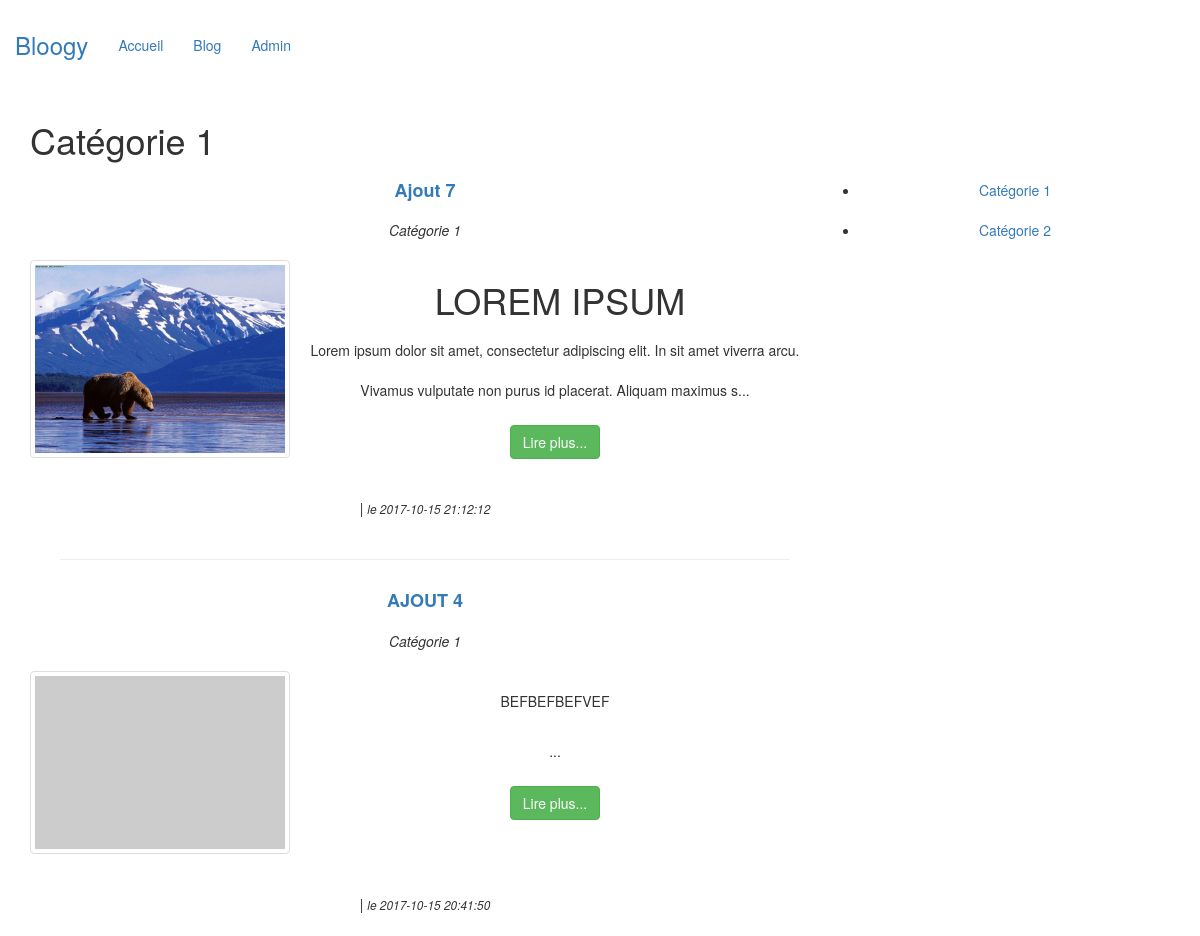
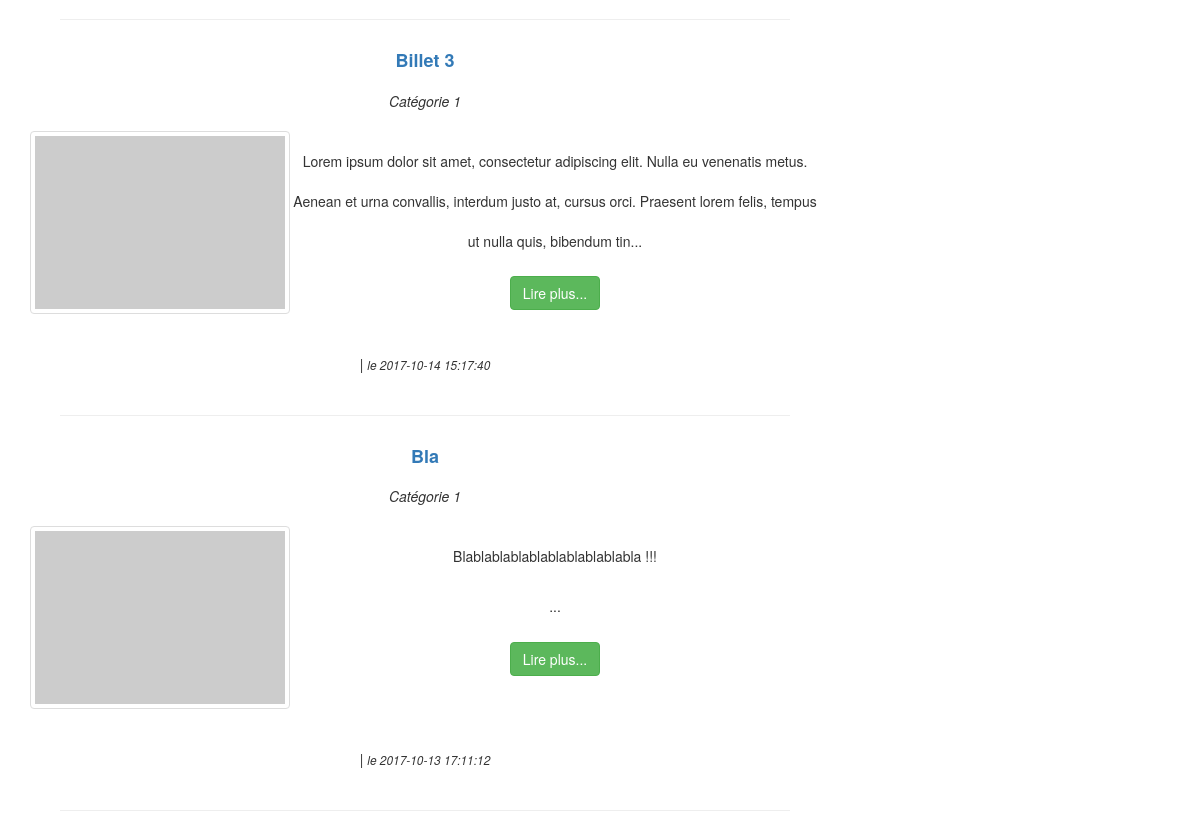
Page /index.php?p=posts.category&id=1 on the committed database (2 pictures, top to bottom).
### tables this page shows
CREATE TABLE IF NOT EXISTS `categories` (
  `id` int(11) NOT NULL AUTO_INCREMENT,
  `titre` mediumtext NOT NULL,
  PRIMARY KEY (`id`)
);

CREATE TABLE IF NOT EXISTS `articles` (
  `id` int(11) NOT NULL AUTO_INCREMENT,
  `titre` varchar(100) NOT NULL,
  `contenu` mediumtext NOT NULL,
  `date` datetime NOT NULL DEFAULT CURRENT_TIMESTAMP,
  `category_id` int(11) NOT NULL,
  `pictureUrl` varchar(255) DEFAULT NULL,
  PRIMARY KEY (`id`)
);

### core/Controller/Controller.php (called while the page is built, shortened)
<?php
class Controller{
    protected $viewPath;
    protected function render($view, $variables = [])
    {
        extract($variables);
        require($this->viewPath . str_replace('.', '/', $view) . '.php');
    }
}

### app/Controller/PostsController.php (called while the page is built, shortened)
<?php
class PostsController extends AppController {
    public function category(){
        $categorie = $this->Category->find($_GET['id']);
        $articles = $this->Post->lastByCategory($_GET['id']);
        $categories = $this->Category->all();
        $this->render('posts.category', compact('articles', 'categorie', 'categories'));
    }
}

### public/index.php (called while the page is built, shortened)
<?php
if(isset($_GET['p'])){
    $page = $_GET['p'];
}else{
    $page = 'posts.index';
}
$page = explode('.', $page);
if($page[0] == 'admin'){
    $controller = '\App\Controller\Admin\\' . ucfirst($page[1]) . 'Controller';
    $action = $page[2];
}else{
    $action = $page[1];
}
$controller = new $controller();
$controller->$action();

### core/Table/Table.php (called while the page is built, shortened)
<?php
class Table{
    protected $table;
    protected $db;
    public function __construct(Database $db)
    {
        $this->db = $db;
    }
    public function all()
    {
        return $this->query('SELECT * FROM ' . $this->table);
    }
    public function find($id)
    {
        return $this->query("SELECT * FROM {$this->table} WHERE id=?", [$id], true);
    }
     public function query($stmt, $attr = null, $one = false)
     {
        if($attr)
        {
            return $this->db->prepare(
                $stmt,
                $attr,
                str_replace('Table', 'Entity', get_class($this)),
                $one
            );
        }else
        {
            return $this->db->query(
                $stmt,
                str_replace('Table', 'Entity', get_class($this)),
                $one
            );
        }
    }
}

### core/Database/MysqlDatabase.php (called while the page is built, shortened)
<?php
class MysqlDatabase extends Database
{
    private $db_name;
    private $db_user;
    private $db_pass;
    private $db_host;
    private $pdo;
    public function __construct($db_name, $db_user = 'root', $db_pass = 'root', $db_host = 'localhost')
    {
        $this->db_name = $db_name;
        $this->db_user = $db_user;
        $this->db_pass = $db_pass;
        $this->db_host = $db_host;
    }
    private function getPDO(){
        if($this->pdo === null) {
            try {
                $pdo = new PDO('mysql:dbname=' . $this->db_name . ';host=' . $this->db_host,
                    $this->db_user, $this->db_pass);
            } catch (PDOException $e) {
                \App::error('La connexion à la base de donnée a échouée : ' .$e->getMessage());
               die();
            }
            $pdo->setAttribute(PDO::ATTR_ERRMODE, PDO::ERRMODE_EXCEPTION);
            $this->pdo = $pdo;
        }
        return $this->pdo;
    }
    public function query($stmt, $class_name = null, $one = false)
    {
        $req = $this->getPDO()->query($stmt);
        if($class_name === null)
        {
            $req->setFetchMode(PDO::FETCH_OBJ);
        }else
        {
            $req->setFetchMode(PDO::FETCH_CLASS, $class_name);
        }
        if($one)
        {
            $datas = $req->fetch();
        }
        else
        {
            $datas = $req->fetchAll();
        }
        return $datas;
    }
    public function prepare($stmt, $attr, $class_name = null, $one = false)
    {
        $req = $this->getPDO()->prepare($stmt);
        $res = $req->execute($attr);
        if($class_name === null)
        {
            $req->setFetchMode(PDO::FETCH_OBJ);
        }else{
            $req->setFetchMode(PDO::FETCH_CLASS, $class_name);
        }
        if($one)
        {
            $datas = $req->fetch();
        }
        else
        {
            $datas = $req->fetchAll();
        }
        return $datas;
    }
}

### app/Autoloader.php (called while the page is built, shortened)
<?php
class Autoloader{
    static function autoload($class){
        if (strpos($class, __NAMESPACE__ . '\\') === 0){
            $class = str_replace(__NAMESPACE__ . '\\', '', $class);
            $class = str_replace('\\', '/', $class);
        }
    }
}

### core/Autoloader.php (called while the page is built, shortened)
<?php
class Autoloader{
    static function autoload($class){
        if (strpos($class, __NAMESPACE__ . '\\') === 0){
            $class = str_replace(__NAMESPACE__ . '\\', '', $class);
            $class = str_replace('\\', '/', $class);
        }
    }
}

### app/Table/PostTable.php (called while the page is built, shortened)
<?php
class PostTable extends Table {
    public function lastByCategory($category_id){
        return $this->query("
            SELECT articles.id AS postId, articles.titre, articles.contenu, articles.date, categories.titre as categorie, articles.pictureUrl
            FROM articles
            LEFT JOIN categories ON category_id = categories.id
            WHERE articles.category_id = ?
            ORDER BY articles.date DESC
        ", [$category_id]);
    }
}

### core/Entity/Entity.php (called while the page is built, shortened)
<?php
class Entity{
    public function __get($key){
        $method = 'get' . ucfirst($key);
        $this->$key = $this->$method();
        return $this->$key;
    }
}

### app/Views/posts/category.php (the view, shortened to what this page needs)
<div class="container">
<h1><?= $categorie->titre; ?></h1>
</div>
<div class="container">
        <section id='blog-show'>
            <div class="container">
                <div class="col-sm-8">
                    <?php
                    foreach($articles as $post)
                        {
                    ?>
                        <div class="row">
                            <div class="span12">
                                <div class="row">
                                    <div class="span8">
                                        <h4><strong><a href="<?= $post->Url ?>"><?= $post->title ?></a></a></strong></h4>
                                    <p><em><?= $post->categorie; ?></em></p>
                                    </div>
                                </div>
                                <div class="row">
                                    <div class="span2 pull-left">
                                        <a href="?p=posts.show&postId=<?= $post->postId; ?>" class="thumbnail postThumbnail">
                                            <?php
                            if ($post->pictureUrl == '' ) {
                                            ?>
                                            <img src="http://placehold.it/260x180" alt="">
                                            <?php
                            } else {
                                            ?>
                                            <img src="<?= $post->pictureUrl; ?>" alt="">
                                            <?php
                            }
                                            ?>
                                        </a>
                                    </div>
                                    <div class="span10">
                                            <?= $post->extrait; ?>
                                        <p><a class="btn btn-success marginBottom10" href="?p=posts.show&postId=<?= $post->postId; ?>">Lire plus...</a> </p>
                                    </div>
                                </div>
                                <div class="row">
                                    <div class="span8">
                                        <p>
                                            | <i class="icon-calendar"></i> <em><small>le <?= $post->date; ?> </small></em>
                                        </p>
                                    </div>
                                </div>
                            </div>
                        </div>
                        <hr>
                    <?php
                    }
                    ?>
            </div>
            <div class="col-sm-4">
                <ul>
                  <?php foreach($categories as $categorie): ?>
                  <li><a href="index.php?p=posts.category&id=<?= $categorie->id; ?> "><?= $categorie->titre; ?></a></li>
                  <?php endforeach; ?>
		        </ul>
            </div>

### app/Entity/PostEntity.php (shortened to what this page needs)
<?php
class PostEntity extends Entity {
    protected $postId;
    protected $titre;
    protected $contenu;
    protected $pictureUrl;
    public function getPostId() {
        return $this->postId;
    }
    public function getTitle() {
        return $this->titre;
    }
    public function getUrl() {
        $id = $this->getPostId();
        $urlLink = 'index.php?p=posts.show&postId=' . $id . '';
        return $urlLink;
    }
        public function getPictureUrl() {
        return $this->pictureUrl;
    }
    public function getExtrait(){
        $html = '<p>' . substr($this->contenu, 0, 200) . '...</p>';
        return $html;
    }
}

### public/css/bloogy.css (style rules this page uses)
html, body { overflow-x: hidden; }
body { padding-top: 100px; }
.postThumbnail { max-height: 200px; max-width: 260px; }
[class*="col-"], footer { line-height: 40px; text-align: center; }

### rows in the picture
categories: titre "Catégorie 1"
articles: titre "Ajout 7", category.titre "Catégorie 1", pictureUrl (picture), contenu "LOREM IPSUM Lorem ipsum dolor sit amet, consectetur adipiscing elit. In sit amet viverra arcu. Vivamus vulputate non purus id placerat. Aliquam maximus s", date "2017-10-15 21:12:12"
articles: titre "AJOUT 4", category.titre "Catégorie 1", contenu "BEFBEFBEFVEF", date "2017-10-15 20:41:50"
articles: titre "Billet 3", category.titre "Catégorie 1", contenu "Lorem ipsum dolor sit amet, consectetur adipiscing elit. Nulla eu venenatis metus. Aenean et urna convallis, interdum justo at, cursus orci. Praesent lorem felis, tempus ut nulla quis, bibendum tin", date "2017-10-14 15:17:40"
articles: titre "Bla", category.titre "Catégorie 1", contenu "Blablablablablablablablablabla !!!", date "2017-10-13 17:11:12"
categories: titre "Catégorie 2"
